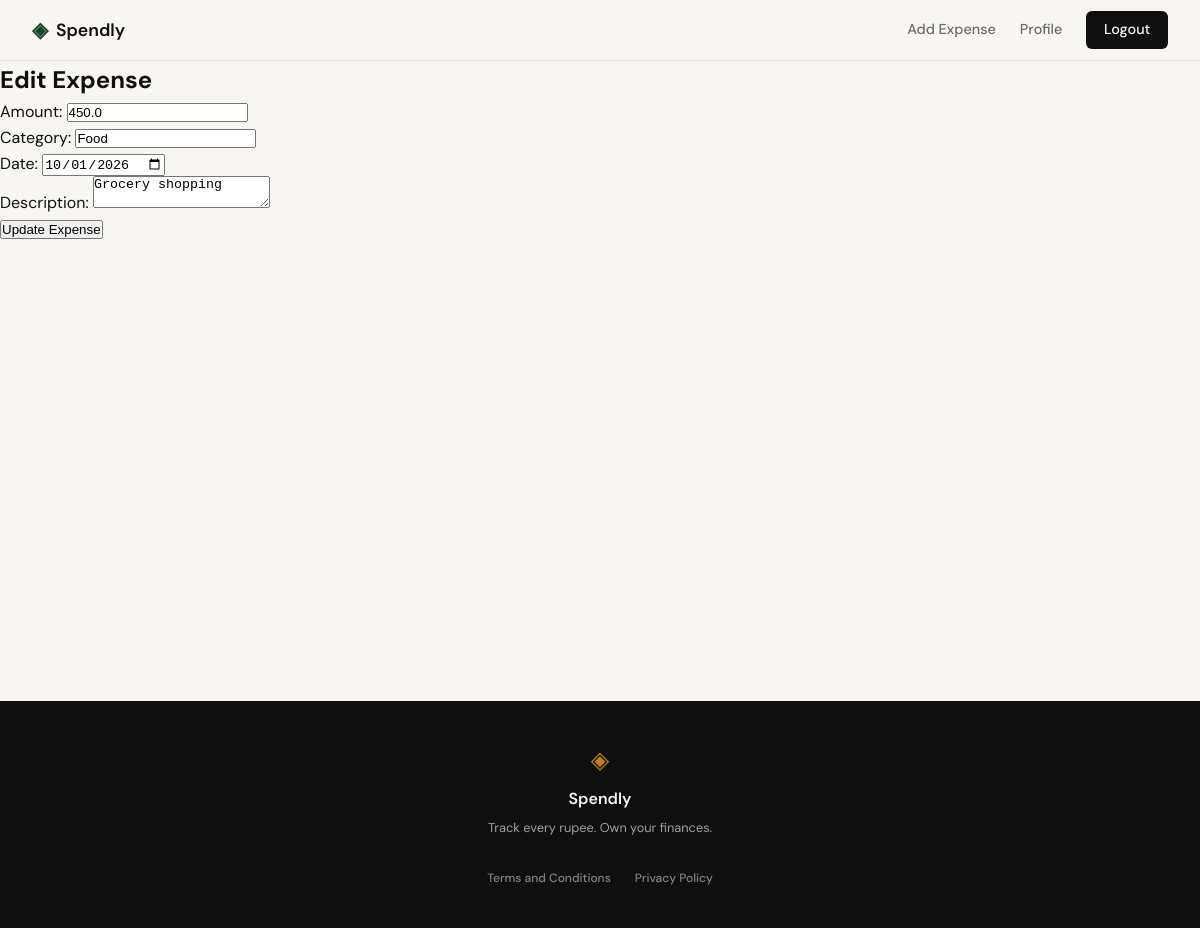
/expenses/1/edit (signed in), run on the app's committed database.
### tables this page shows
CREATE TABLE expenses (
                id INTEGER PRIMARY KEY AUTOINCREMENT,
                user_id INTEGER NOT NULL,
                amount REAL NOT NULL,
                category TEXT NOT NULL,
                date TEXT NOT NULL,
                description TEXT,
                created_at TEXT DEFAULT (datetime('now')),
                FOREIGN KEY (user_id) REFERENCES users (id)
            );

### app.py (the view, shortened to what this page needs)
@app.route("/expenses/<int:id>/edit", methods=["GET", "POST"])
def edit_expense(id):
    user_id = session.get("user_id")
    if not user_id:
        flash("Please log in to edit an expense.")
        return redirect(url_for("login"))
    expense = get_expense_by_id(id)
    if not expense:
        abort(404)
    if expense["user_id"] != user_id:
        abort(403)
    return render_template("edit_expense.html", expense=expense, errors={}, form_data=None)

### database/db.py (called while the page is built)
def get_db():
    if hasattr(get_db, "_test_conn") and get_db._test_conn:
        return get_db._test_conn
    conn = sqlite3.connect(DATABASE_PATH)
    conn.execute("PRAGMA foreign_keys = ON")
    conn.row_factory = sqlite3.Row
    return conn

def get_expense_by_id(expense_id: int):
    with get_db() as conn:
        row = conn.execute(
            "SELECT * FROM expenses WHERE id = ?",
            (expense_id,)
        ).fetchone()
        if row is None:
            return None
        expense = dict(row)
        expense['id'] = row['id']  # ensure 'id' key is present
        return expense

### templates/edit_expense.html (shortened to what this page needs)
{% extends "base.html" %}
{% block content %}
<h2>Edit Expense</h2>
<form method="post" action="{{ url_for('edit_expense', id=expense['id']) }}">
    <div>
        <label for="amount">Amount:</label>
        <input type="text" id="amount" name="amount" value="{{ submitted_data.amount if submitted_data else expense.amount }}" required>
    </div>
    <div>
        <label for="category">Category:</label>
        <input type="text" id="category" name="category" value="{{ submitted_data.category if submitted_data else expense.category }}" required>
    </div>
    <div>
        <label for="date">Date:</label>
        <input type="date" id="date" name="date" value="{{ submitted_data.date if submitted_data else expense.date }}" required>
    </div>
    <div>
        <label for="description">Description:</label>
        <textarea id="description" name="description">{{ submitted_data.description if submitted_data else expense.description }}</textarea>
    </div>
    <button type="submit">Update Expense</button>
</form>
{% endblock %}

### static/css/style.css (style rules this page uses)
:root { --ink: #0f0f0f; --ink-soft: #2d2d2d; --ink-muted: #6b6b6b; --ink-faint: #a0a0a0; --paper: #f7f6f3; --paper-warm: #f0ede6; --paper-card: #ffffff; --accent: #1a472a; --accent-light: #e8f0eb; --accent-2: #c17f24; --accent-2-light: #fdf3e3; --danger: #c0392b; --danger-light: #fdecea; --border: #e4e1da; --border-soft: #eeebe4; --font-display: 'DM Serif Display', Georgia, serif; --font-body: 'DM Sans', system-ui, sans-serif; --max-width: 1200px; --auth-width: 440px; --radius-sm: 6px; --radius-md: 12px; --radius-lg: 20px; }
*, *::before, *::after { box-sizing: border-box; margin: 0; padding: 0; }
html { font-size: 16px; scroll-behavior: smooth; }
body { background: var(--paper); color: var(--ink); font-family: var(--font-body); font-size: 1rem; line-height: 1.6; -webkit-font-smoothing: antialiased; }

### data on the page
expenses: amount "450.0", category "Food", date "10/01/2026", description "Grocery shopping"
